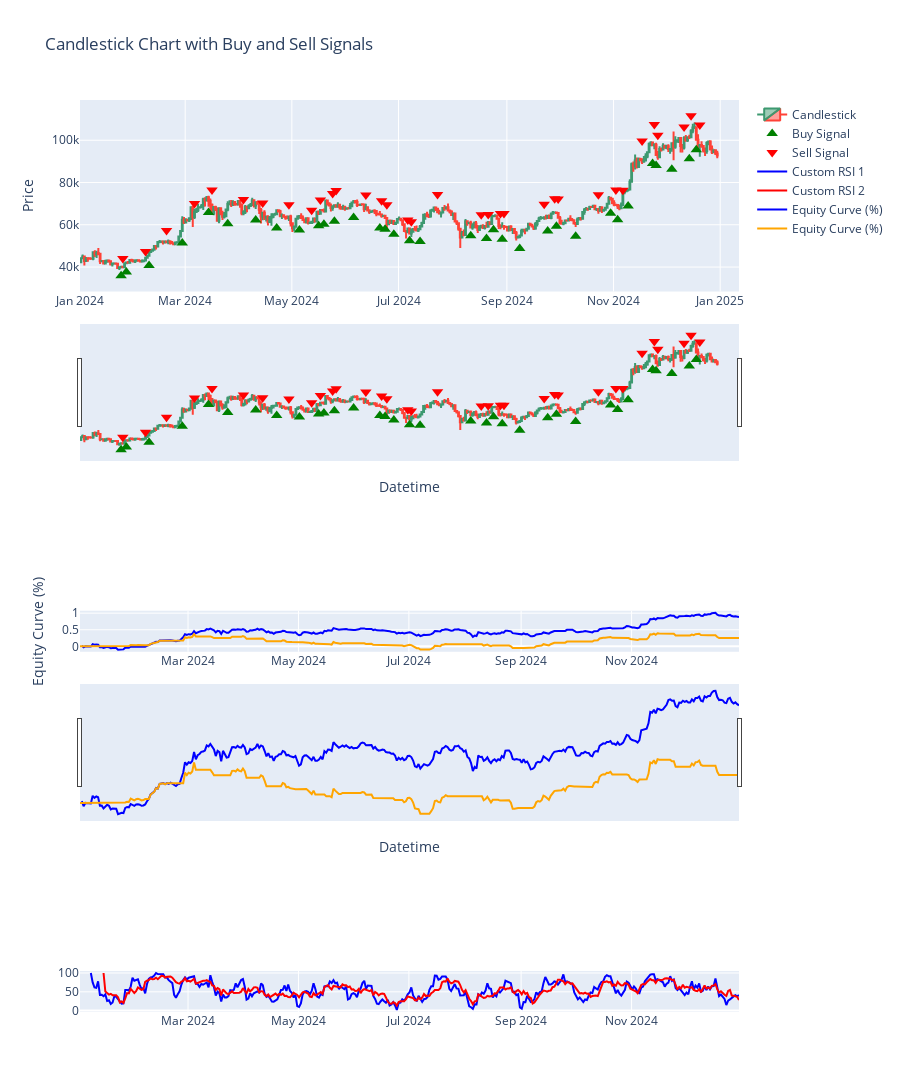

The notebook cell saved with this chart:
### Code cell
import plotly.graph_objects as go
from plotly.subplots import make_subplots
from LocalRecord import calculate_equity_curve

records_df = pd.DataFrame(bt.trading_records)
equity_curve = calculate_equity_curve(records_df, df['Close'].pct_change())

# Create figure
fig = make_subplots(rows=3, cols=1, vertical_spacing=0.35, row_heights=[0.7, 0.15, 0.15])

# Add candlestick chart
fig.add_trace(go.Candlestick(
    x=df.index,
    open=df["Open"],
    high=df["High"],
    low=df["Low"],
    close=df["Close"],
    name="Candlestick"
), row=1, col=1)

# Add buy signals (green arrows)
fig.add_trace(go.Scatter(
    x=records_df["entry_timestamp"],
    y=records_df["entry_price"] * 0.9,
    mode="markers",
    marker=dict(symbol="triangle-up", color="green", size=10),
    name="Buy Signal"
), row=1, col=1)

# Add sell signals (red arrows)
fig.add_trace(go.Scatter(
    x=records_df["exit_timestamp"],
    y=records_df["exit_price"] * 1.1,
    mode="markers",
    marker=dict(symbol="triangle-down", color="red", size=10),
    name="Sell Signal"
), row=1, col=1)

# Add Custom indicator (blue line)
fig.add_trace(go.Scatter(
    x=df.index,
    y=bt.rsi_1.custom_rsi,
    mode="lines",
    name="Custom RSI 1",
    line=dict(color='blue')
), row=3, col=1)

# Add Custom indicator (red line)
fig.add_trace(go.Scatter(
    x=df.index,
    y=bt.rsi_2.custom_rsi,
    mode="lines",
    name="Custom RSI 2",
    line=dict(color='red')
), row=3, col=1)

# Add cumulative returns line chart
fig.add_trace(go.Scatter(
    x=df.index,
    y=df['Close'].pct_change().cumsum(),
    mode='lines',
    name='Equity Curve (%)',
    line=dict(color='blue')
), row=2, col=1)

# Add cumulative returns line chart
fig.add_trace(go.Scatter(
    x=df.index,
    y=equity_curve,
    mode='lines',
    name='Equity Curve (%)',
    line=dict(color='orange')
), row=2, col=1)

# Update layout
fig.update_layout(
    title="Candlestick Chart with Buy and Sell Signals",
    xaxis_title="Datetime",
    yaxis_title="Price",
    xaxis_rangeslider_visible=True,
    xaxis2_title="Datetime",
    yaxis2_title="Equity Curve (%)",
    xaxis2_rangeslider_visible=True,
    height=1200
)

# Show figure
fig.show()

### Figure 1 — Plotly figure (JSON) as saved in the notebook; plotly's stock layout.template omitted (floating-point values rounded to 4 significant figures; data arrays with more than 128 entries replaced by an {"elided": "..."} marker saying what was removed)
{"data": [{"close": {"elided": "365 float values"}, "high": {"elided": "365 float values"}, "low": {"elided": "365 float values"}, "name": "Candlestick", "open": {"elided": "365 float values"}, "type": "candlestick", "x": {"elided": "365 str values"}, "xaxis": "x", "yaxis": "y"}, {"marker": {"color": "green", "size": 10, "symbol": "triangle-up"}, "mode": "markers", "name": "Buy Signal", "type": "scatter", "x": ["2024-01-24T08:00:00+08:00", "2024-01-27T08:00:00+08:00", "2024-02-09T08:00:00+08:00", "2024-02-28T08:00:00+08:00", "2024-03-14T08:00:00+08:00", "2024-03-25T08:00:00+08:00", "2024-04-10T08:00:00+08:00", "2024-04-22T08:00:00+08:00", "2024-05-05T08:00:00+08:00", "2024-05-16T08:00:00+08:00", "2024-05-19T08:00:00+08:00", "2024-05-25T08:00:00+08:00", "2024-06-05T08:00:00+08:00", "2024-06-20T08:00:00+08:00", "2024-06-23T08:00:00+08:00", "2024-06-28T08:00:00+08:00", "2024-07-07T08:00:00+08:00", "2024-07-13T08:00:00+08:00", "2024-08-11T08:00:00+08:00", "2024-08-20T08:00:00+08:00", "2024-08-24T08:00:00+08:00", "2024-08-29T08:00:00+08:00", "2024-09-08T08:00:00+08:00", "2024-09-24T08:00:00+08:00", "2024-09-29T08:00:00+08:00", "2024-10-10T08:00:00+08:00", "2024-10-30T08:00:00+08:00", "2024-11-03T08:00:00+08:00", "2024-11-09T08:00:00+08:00", "2024-11-23T08:00:00+08:00", "2024-11-25T08:00:00+08:00", "2024-12-04T08:00:00+08:00", "2024-12-14T08:00:00+08:00", "2024-12-18T08:00:00+08:00"], "xaxis": "x", "y": [35910.0, 37640.0, 40760.0, 51330.0, 65770.0, 60490.0, 62230.0, 58450.0, 57500.0, 59590.0, 60220.0, 61690.0, 63480.0, 58480.0, 57840.0, 55540.0, 52410.0, 52100.0, 54830.0, 53490.0, 57630.0, 53130.0, 48740.0, 57010.0, 59270.0, 54570.0, 65460.0, 62440.0, 68860.0, 89000.0, 88110.0, 86260.0, 91280.0, 95520.0], "yaxis": "y"}, {"marker": {"color": "red", "size": 10, "symbol": "triangle-down"}, "mode": "markers", "name": "Sell Signal", "type": "scatter", "x": ["2024-01-25T08:00:00+08:00", "2024-02-07T08:00:00+08:00", "2024-02-19T08:00:00+08:00", "2024-03-06T08:00:00+08:00", "2024-03-16T08:00:00+08:00", "2024-04-03T08:00:00+08:00", "2024-04-14T08:00:00+08:00", "2024-04-29T08:00:00+08:00", "2024-05-12T08:00:00+08:00", "2024-05-17T08:00:00+08:00", "2024-05-24T08:00:00+08:00", "2024-05-26T08:00:00+08:00", "2024-06-12T08:00:00+08:00", "2024-06-21T08:00:00+08:00", "2024-06-24T08:00:00+08:00", "2024-07-06T08:00:00+08:00", "2024-07-08T08:00:00+08:00", "2024-07-23T08:00:00+08:00", "2024-08-17T08:00:00+08:00", "2024-08-21T08:00:00+08:00", "2024-08-28T08:00:00+08:00", "2024-08-30T08:00:00+08:00", "2024-09-22T08:00:00+08:00", "2024-09-28T08:00:00+08:00", "2024-09-30T08:00:00+08:00", "2024-10-23T08:00:00+08:00", "2024-11-02T08:00:00+08:00", "2024-11-06T08:00:00+08:00", "2024-11-17T08:00:00+08:00", "2024-11-24T08:00:00+08:00", "2024-11-26T08:00:00+08:00", "2024-12-11T08:00:00+08:00", "2024-12-15T08:00:00+08:00", "2024-12-20T08:00:00+08:00"], "xaxis": "x", "y": [44090.0, 47410.0, 57350.0, 70100.0, 76450.0, 72010.0, 70320.0, 69430.0, 66910.0, 71760.0, 74770.0, 76220.0, 74050.0, 71360.0, 69530.0, 62290.0, 61440.0, 74290.0, 64760.0, 64920.0, 65360.0, 65290.0, 69680.0, 72350.0, 72160.0, 74170.0, 76450.0, 76310.0, 99650.0, 107400.0, 102300.0, 106300.0, 111600.0, 107200.0], "yaxis": "y"}, {"line": {"color": "blue"}, "mode": "lines", "name": "Custom RSI 1", "type": "scatter", "x": {"elided": "365 str values"}, "xaxis": "x3", "y": {"elided": "365 float values"}, "yaxis": "y3"}, {"line": {"color": "red"}, "mode": "lines", "name": "Custom RSI 2", "type": "scatter", "x": {"elided": "365 str values"}, "xaxis": "x3", "y": {"elided": "365 float values"}, "yaxis": "y3"}, {"line": {"color": "blue"}, "mode": "lines", "name": "Equity Curve (%)", "type": "scatter", "x": {"elided": "365 str values"}, "xaxis": "x2", "y": {"elided": "365 float values"}, "yaxis": "y2"}, {"line": {"color": "orange"}, "mode": "lines", "name": "Equity Curve (%)", "type": "scatter", "x": {"elided": "365 str values"}, "xaxis": "x2", "y": {"elided": "365 float values"}, "yaxis": "y2"}], "layout": {"height": 1200, "title": {"text": "Candlestick Chart with Buy and Sell Signals"}, "xaxis": {"anchor": "y", "domain": [0, 1], "rangeslider": {"visible": true}, "title": {"text": "Datetime"}}, "xaxis2": {"anchor": "y2", "domain": [0, 1], "rangeslider": {"visible": true}, "title": {"text": "Datetime"}}, "xaxis3": {"anchor": "y3", "domain": [0, 1]}, "yaxis": {"anchor": "x", "domain": [0.79, 1], "title": {"text": "Price"}}, "yaxis2": {"anchor": "x2", "domain": [0.395, 0.44], "title": {"text": "Equity Curve (%)"}}, "yaxis3": {"anchor": "x3", "domain": [0, 0.045]}}}
